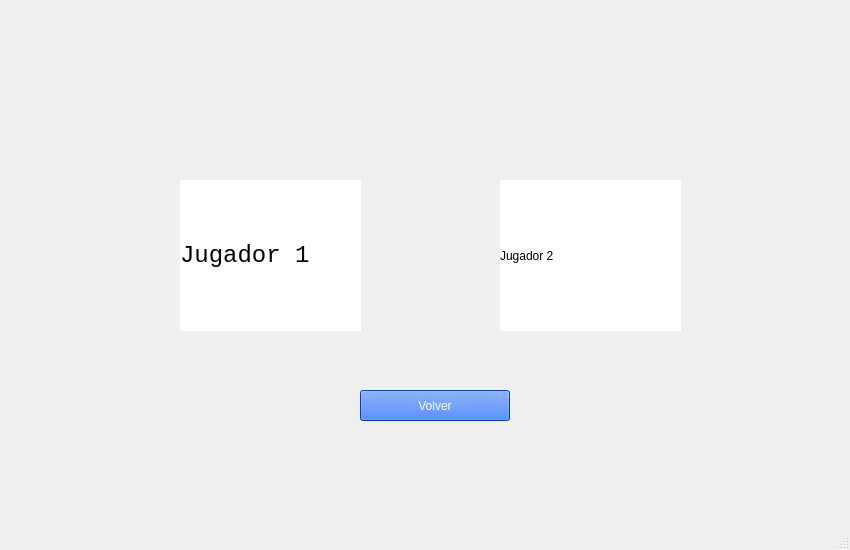
<?xml version="1.0" encoding="UTF-8"?>
<ui version="4.0">
 <class>VentanaEspera</class>
 <widget class="QMainWindow" name="VentanaEspera">
  <property name="geometry">
   <rect>
    <x>0</x>
    <y>0</y>
    <width>850</width>
    <height>550</height>
   </rect>
  </property>
  <property name="minimumSize">
   <size>
    <width>850</width>
    <height>550</height>
   </size>
  </property>
  <property name="maximumSize">
   <size>
    <width>850</width>
    <height>550</height>
   </size>
  </property>
  <property name="windowTitle">
   <string>MainWindow</string>
  </property>
  <widget class="QWidget" name="centralwidget">
   <widget class="QLabel" name="imagen_fondo">
    <property name="geometry">
     <rect>
      <x>0</x>
      <y>-9</y>
      <width>850</width>
      <height>550</height>
     </rect>
    </property>
    <property name="text">
     <string/>
    </property>
    <property name="pixmap">
     <pixmap>../../sprites/background/index3.png</pixmap>
    </property>
    <property name="scaledContents">
     <bool>true</bool>
    </property>
   </widget>
   <widget class="QLabel" name="label_jugador_uno">
    <property name="geometry">
     <rect>
      <x>180</x>
      <y>180</y>
      <width>181</width>
      <height>151</height>
     </rect>
    </property>
    <property name="font">
     <font>
      <family>Consolas</family>
      <pointsize>18</pointsize>
      <weight>9</weight>
      <italic>false</italic>
      <bold>false</bold>
     </font>
    </property>
    <property name="styleSheet">
     <string notr="true">background-color: rgb(255, 255, 255);
font: 75 18pt &quot;Consolas&quot;;

</string>
    </property>
    <property name="text">
     <string>Jugador 1</string>
    </property>
   </widget>
   <widget class="QLabel" name="label_jugador_dos">
    <property name="geometry">
     <rect>
      <x>500</x>
      <y>180</y>
      <width>181</width>
      <height>151</height>
     </rect>
    </property>
    <property name="styleSheet">
     <string notr="true">background-color: rgb(255, 255, 255);
font: 75 18pt &quot;Consolas&quot;;</string>
    </property>
    <property name="text">
     <string>Jugador 2</string>
    </property>
   </widget>
   <widget class="QPushButton" name="boton_volver">
    <property name="geometry">
     <rect>
      <x>360</x>
      <y>390</y>
      <width>150</width>
      <height>31</height>
     </rect>
    </property>
    <property name="styleSheet">
     <string notr="true">background-color: rgb(0, 85, 255);
color: rgb(255, 255, 255);</string>
    </property>
    <property name="text">
     <string>Volver</string>
    </property>
   </widget>
   <widget class="QLabel" name="tiempo_espera">
    <property name="geometry">
     <rect>
      <x>410</x>
      <y>80</y>
      <width>111</width>
      <height>41</height>
     </rect>
    </property>
    <property name="font">
     <font>
      <pointsize>20</pointsize>
      <weight>75</weight>
      <bold>true</bold>
     </font>
    </property>
    <property name="styleSheet">
     <string notr="true">color: rgb(255, 255, 255);</string>
    </property>
    <property name="text">
     <string/>
    </property>
   </widget>
  </widget>
  <widget class="QMenuBar" name="menubar">
   <property name="geometry">
    <rect>
     <x>0</x>
     <y>0</y>
     <width>850</width>
     <height>21</height>
    </rect>
   </property>
  </widget>
  <widget class="QStatusBar" name="statusbar"/>
 </widget>
 <resources/>
 <connections/>
</ui>
